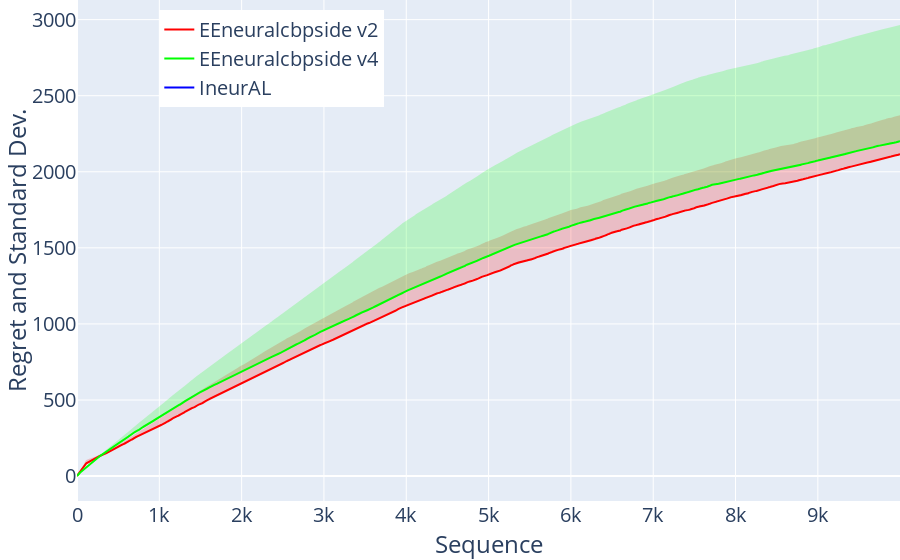

The notebook cell this image was saved under:
### Code cell
horizon = 9999
context = 'MNIST'


# colors = [ [0,255,255], [0,0,255], [0,128,0], [128,0,255], [0,0,0], [0,0,0] ]

# labels = [    'neuralcbpside', 'randneuralcbpside',  'margin' , 'cesa', 'ineural' , 'random'] 



# colors = [  [0,255,255], [0,0,255], [0,128,0], [128,0,255], [150,0,50], [0,0,0] ]
# labels = [   'EEneuralcbpside',  'randneuralcbpside', 'random', 'random2', 'ineural' ] 
# legend_labels = [ 'EEneuralcbpside', 'Randneuralcbpside', 'e-greedy1', 'e-greedy2', 'IneurAL' , ] 

material = { 
            'EEneuralcbpside_v2':{'color':[255,0,0],'label': 'EEneuralcbpside v2'},
             'EEneuralcbpside_v4':{'color':[0,255,0],'label': 'EEneuralcbpside v4'},
             'ineural':{'color':[0,0,255],'label':'IneurAL'},
              }

            # 'random2':{'color':[204,0,204],'label':'e-greedy'} 
            # 'random':{'color':[204,0,204],'label':'e-greedy'},
            #  'margin':{'color':[255,128,0],'label': 'Margin'},
            #  'cesa':{'color':[0,255,0],'label': 'Cesa'},

fig = go.Figure( )

final_regrets = []

for agent_name in material.keys():

    color, l_label = material[agent_name]['color'], material[agent_name]['label']

    r,g,b = color

    direct = './results/'
    n_folds = 10

    path = os.path.join(direct, 'case4_{}_{}_{}_{}.pkl.gz'.format(context,horizon,n_folds,agent_name) )
    result = loadall_results2(path, 12)
    result = result[1:]
    result = result.astype(np.float32)
    print(result)
    
    regret =  np.mean(result,0) 
    xcoords = np.arange(0,horizon,1).tolist()
    std =  np.std( result , 0 )
    upper_regret = regret + std

    # if agent_name == 'random2':
    #     fig.add_trace(go.Scatter(x=xcoords, y=regret, line=dict(color='rgb({},{},{})'.format(r,g,b),  dash=  'dot' ), mode='lines',  name=l_label,  showlegend=True )) 
    # else:
    fig.add_trace(go.Scatter(x=xcoords, y=regret, line=dict(color='rgb({},{},{})'.format(r,g,b),  dash=  'solid' ), mode='lines',  name=l_label,  showlegend=True )) 
    
    fig.add_trace(   go.Scatter( x=xcoords+xcoords[::-1], y=upper_regret.tolist()+regret.tolist()[::-1],  fill='toself', fillcolor='rgba({}, {}, {},0.2)'.format(r,g,b), 
                            line=dict(color='rgba(255,255,255,0)'),   hoverinfo="skip",  showlegend=False )   )

fig.update_layout(autosize=False,
                  xaxis_title="Sequence", yaxis_title="Regret and Standard Dev.",  margin=go.layout.Margin( l=0,   r=0,   b=0,    t=0, ),   
                  font=dict(size=20,),
                  legend= dict(yanchor="top",y=0.98,xanchor="left",x=0.1) )

# fig.update_yaxes( type="log" )
# fig.update_xaxes( type="log" )

# fig.update_layout( yaxis=dict(range=[0, 10000] ) )

fig.show()
# fig.write_image("./figures/case4.pdf" )

### Figure 1 — Plotly figure (JSON) as saved in the notebook; plotly's stock layout.template omitted (floating-point values rounded to 4 significant figures; data arrays with more than 128 entries replaced by an {"elided": "..."} marker saying what was removed)
{"data": [{"line": {"color": "rgb(255,0,0)", "dash": "solid"}, "mode": "lines", "name": "EEneuralcbpside v2", "showlegend": true, "type": "scatter", "x": {"elided": "9999 int values"}, "y": {"elided": "9999 float values"}}, {"fill": "toself", "fillcolor": "rgba(255, 0, 0,0.2)", "hoverinfo": "skip", "line": {"color": "rgba(255,255,255,0)"}, "showlegend": false, "type": "scatter", "x": {"elided": "19998 int values"}, "y": {"elided": "19998 float values"}}, {"line": {"color": "rgb(0,255,0)", "dash": "solid"}, "mode": "lines", "name": "EEneuralcbpside v4", "showlegend": true, "type": "scatter", "x": {"elided": "9999 int values"}, "y": {"elided": "9999 float values"}}, {"fill": "toself", "fillcolor": "rgba(0, 255, 0,0.2)", "hoverinfo": "skip", "line": {"color": "rgba(255,255,255,0)"}, "showlegend": false, "type": "scatter", "x": {"elided": "19998 int values"}, "y": {"elided": "19998 float values"}}, {"line": {"color": "rgb(0,0,255)", "dash": "solid"}, "mode": "lines", "name": "IneurAL", "showlegend": true, "type": "scatter", "x": {"elided": "9999 int values"}, "y": {"elided": "9999 null values"}}, {"fill": "toself", "fillcolor": "rgba(0, 0, 255,0.2)", "hoverinfo": "skip", "line": {"color": "rgba(255,255,255,0)"}, "showlegend": false, "type": "scatter", "x": {"elided": "19998 int values"}, "y": {"elided": "19998 null values"}}], "layout": {"autosize": false, "font": {"size": 20}, "legend": {"x": 0.1, "xanchor": "left", "y": 0.98, "yanchor": "top"}, "margin": {"b": 0, "l": 0, "r": 0, "t": 0}, "xaxis": {"title": {"text": "Sequence"}}, "yaxis": {"title": {"text": "Regret and Standard Dev."}}}}
